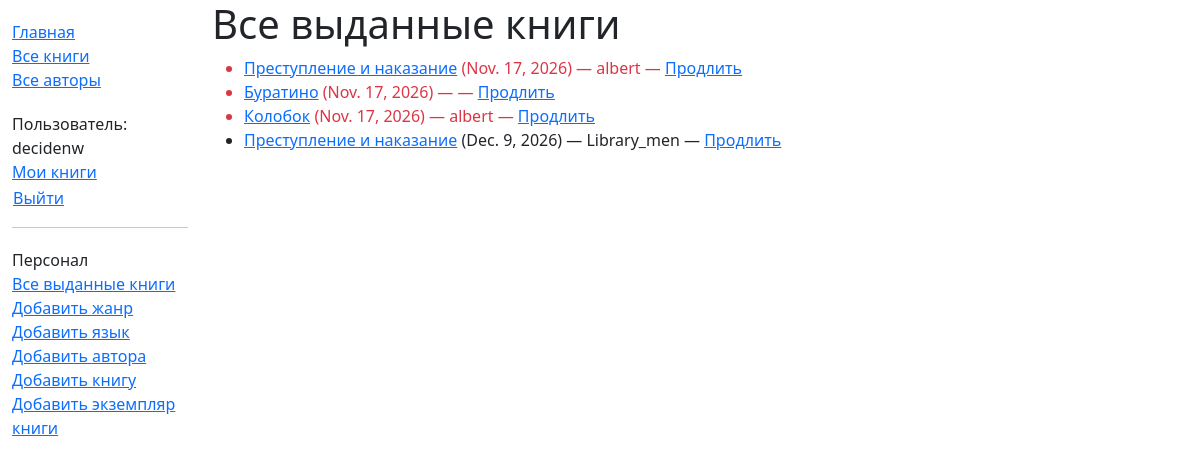
/catalog/borrowed/ (signed in), run on an earlier commit of the app's database.
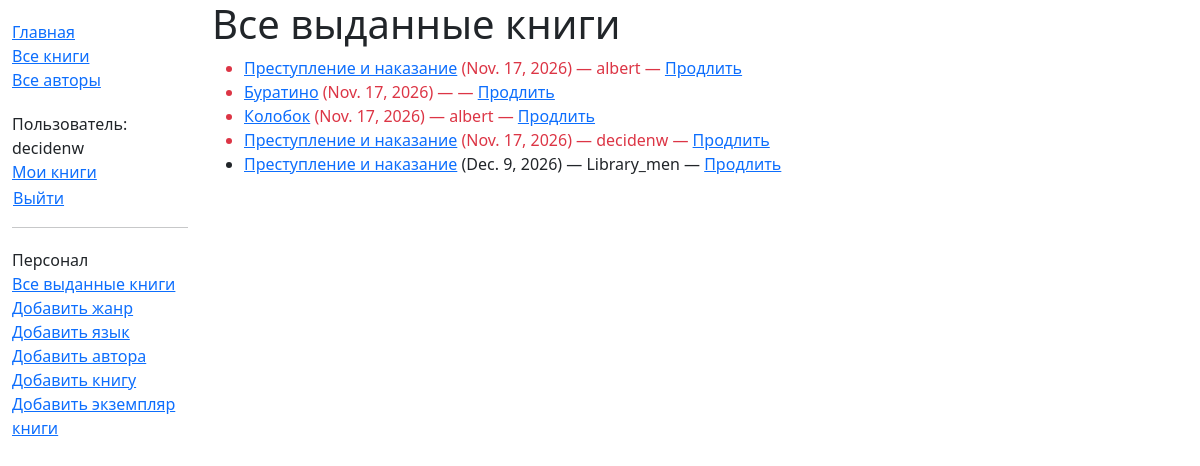
And on a later commit of the database.
### catalog/models.py (models this page shows, shortened)
class BookInstance(models.Model):
    borrower = models.ForeignKey(User, on_delete=models.SET_NULL, null=True, blank=True)
    id = models.UUIDField(
        primary_key=True,
        default=uuid.uuid4,
        help_text='Уникальный ID для этой конкретной книги во всей библиотеке'
    )
    book = models.ForeignKey('Book', on_delete=models.RESTRICT, null=True)
    imprint = models.CharField(max_length=200)
    due_back = models.DateField(null=True, blank=True)
    LOAN_STATUS = (
        ('m', 'На обслуживании'),
        ('o', 'Выдана'),
        ('a', 'Доступна'),
        ('r', 'Зарезервирована'),
    )
    @property
    def is_overdue(self):
        return bool(self.due_back and date.today() > self.due_back)
    status = models.CharField(
        max_length=1,
        choices=LOAN_STATUS,
        blank=True,
        default='m',
        help_text='Доступность книги',
    )
    class Meta:
        ordering = ['due_back']
        permissions = (("can_mark_returned", "Set book as returned"),)

class Book(models.Model):
    title = models.CharField(max_length=200)
    author = models.ForeignKey('Author', on_delete=models.RESTRICT, null=True)
    summary = models.TextField(
        max_length=1000,
        help_text='Введите краткое описание книги'
    )
    isbn = models.CharField(
        'ISBN',
        max_length=13,
        unique=True,
        help_text='13 символов <a href="https://www.isbn-international.org/content/what-isbn">ISBN номера</a>'
    )
    genre = models.ManyToManyField(Genre, help_text='Выберите жанр для этой книги')
    language = models.ForeignKey('Language', on_delete=models.SET_NULL, null=True)

### catalog/views.py (the view)
# urls.py: path('borrowed/', views.LoanedBooksAllListView.as_view(), name='all-borrowed'),
class LoanedBooksAllListView(PermissionRequiredMixin, generic.ListView):
    model = BookInstance
    permission_required = 'catalog.can_mark_returned'
    template_name = 'catalog/bookinstance_list_borrowed_all.html'
    paginate_by = 10
    def get_queryset(self):
        return BookInstance.objects.filter(status__exact='o').order_by('due_back')

### catalog/templates/catalog/bookinstance_list_borrowed_all.html
{% extends "base_generic.html" %}
{% block content %}
    <h1>Все выданные книги</h1>
    {% if bookinstance_list %}
    <ul>
      {% for bookinst in bookinstance_list %}
      <li class="{% if bookinst.is_overdue %}text-danger{% endif %}">
        <a href="{% url 'book-detail' bookinst.book.pk %}">{{ bookinst.book.title }}</a> ({{ bookinst.due_back }}) — {% if bookinst.borrower %}{{ bookinst.borrower }}{% endif %}
        {% if perms.catalog.can_mark_returned %} — <a href="{% url 'renew-book-librarian' bookinst.id %}">Продлить</a>{% endif %}
      </li>
      {% endfor %}
    </ul>
    {% else %}
      <p>Нет выданных книг.</p>
    {% endif %}
{% endblock %}

What changed in the data, as far as the page shows it:
added BookInstance: book "Преступление и наказание", due_back "Nov. 17, 2026", borrower "decidenw"
